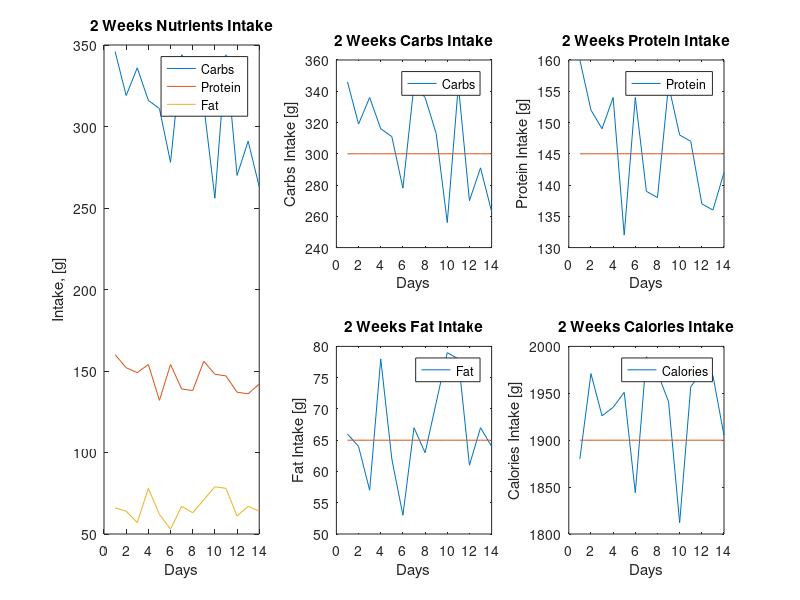

This figure's MATLAB source: (Note: this script raises an error after producing the figure.)
clc, clear, close all

%% Data Visualization 1 - Data and Subplots

% Initial Data
days = 1:14;

% randomly generate data between 250 and 250, with 1 row and 14 columns, etc
nutrientsForTwoWeeks = [randi([250, 350], size(days)); 	% carbs
	randi([130, 160], size(days)); 						% protein
	randi([50, 80], size(days)); 						% fat
	randi([1800, 2000], size(days))]; 					% calories

% All baselines
carbsBaseLine = linspace(300, 300, length(days));
proteinBaseLine = linspace(145, 145, length(days));
fatBaseLine = linspace(65, 65, length(days));
caloriesBaseLine = linspace(1900, 1900, length(days));

% All Nutrients Subplot
allAx = subplot(2, 3, [1, 4]);
plot(days, nutrientsForTwoWeeks(1, :));
hold on
plot(days, nutrientsForTwoWeeks(2, :))
plot(days, nutrientsForTwoWeeks(3, :))
hold off

allXLabel = xlabel('Days');
allYLabel = ylabel('Intake, [g]');
allTitle = title('2 Weeks Nutrients Intake');
allLegend = legend({'Carbs', 'Protein', 'Fat'});

% Carbs  - Second Subplot
carbsAx = subplot(2, 3, 2)
plot(days, nutrientsForTwoWeeks(1, :));
hold on
plot(days, carbsBaseLine)
hold off

carbsXLabel = xlabel('Days');
carbsYLabel = ylabel('Carbs Intake [g]');
carbsTitle = title('2 Weeks Carbs Intake');
carbsLegend = legend('Carbs');

% Protein - Third Subplot
proteinAx = subplot(2, 3, 3)
plot(days, nutrientsForTwoWeeks(2, :))
hold on
plot(days, proteinBaseLine)
hold off

proteinXLabel = xlabel('Days');
proteinYLabel = ylabel('Protein Intake [g]');
proteinTitle = title('2 Weeks Protein Intake');
proteinLegend = legend('Protein');

% Fat - Fourth Subplot
fatAx = subplot(2, 3, 5)
plot(days, nutrientsForTwoWeeks(3, :))
hold on
plot(days, fatBaseLine)
hold off

fatXLabel = xlabel('Days');
fatYLabel = ylabel('Fat Intake [g]');
fatTitle = title('2 Weeks Fat Intake');
fatLegend = legend('Fat');

% Calories - Fifth Subplot
calAx = subplot(2, 3, 6)
plot(days, nutrientsForTwoWeeks(4, :))
hold on
plot(days, caloriesBaseLine)
hold off

calXLabel = xlabel('Days');
calYLabel = ylabel('Calories Intake [g]');
calTitle = title('2 Weeks Calories Intake');
calLegend = legend('Calories');

% Properties of Subplots
ax = [allAx, carbsAx, proteinAx, fatAx, calAx];
axLines = [carbsAx.Children, proteinAx.Children, fatAx.Children, calAx.Children];
baseLines = axLines(1, :);
dataLines = axLines(2, :);

legendsH = [allLegend, carbsLegend, proteinLegend, fatLegend, calLegend];
lablesAndTitles = [allXLabel, allYLabel, allTitle, carbsXLabel, carbsYLabel, ...
	carbsTitle, proteinXLabel, proteinYLabel, proteinTitle, fatXLabel, ...
	fatYLabel, fatTitle, calXLabel, calYLabel, calTitle];

% Properties for Base Lines
set(baseLines, 'LineWidth', 2)

% Properties for Data Lines
set(dataLines, 'LineWidth', 2)

% Properties for all Axis
set(ax, 'Xlim', [0, 15])
set(ax, 'XGrid', 'on', 'YGrid', 'on')
set(ax, 'XMinorGrid', 'on', 'YMinorGrid', 'on')

% Properties for Lables and Titles
set(lablesAndTitles, 'FontSize', 15)

% Properties for Legends
set(legendsH, 'FontSize', 15)

%% Individual Properties
set(allLegend, 'FontSize', 25)